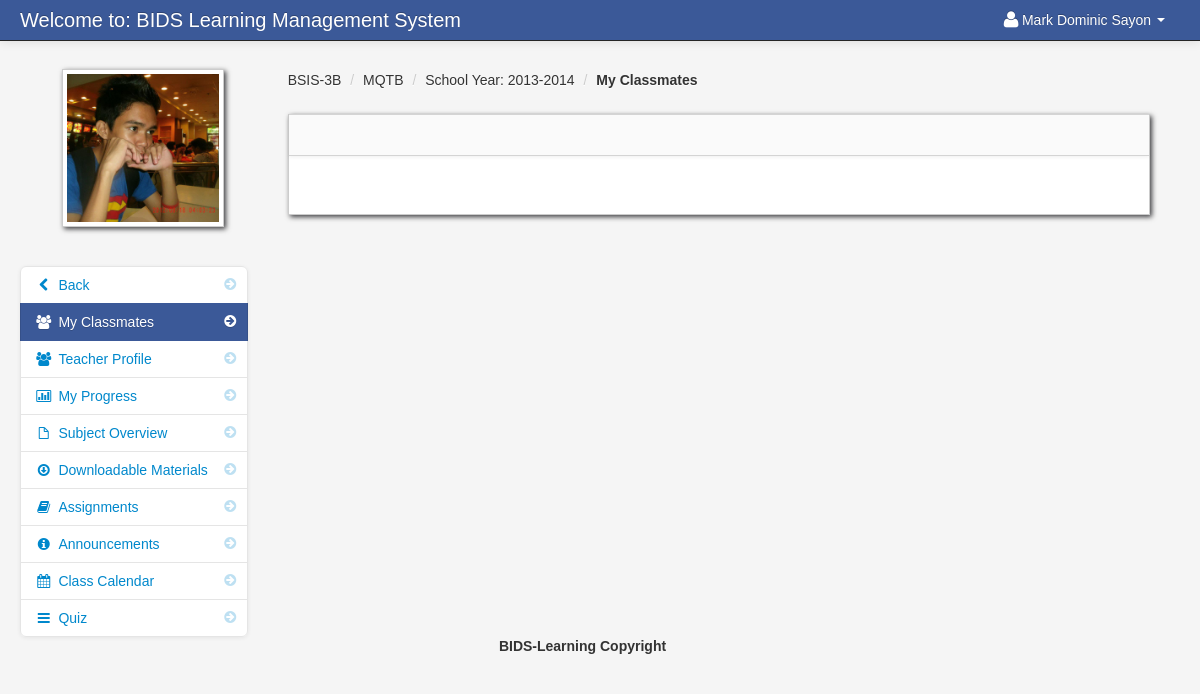
The app's page /my_classmates.php?id=196 (signed in), older data.
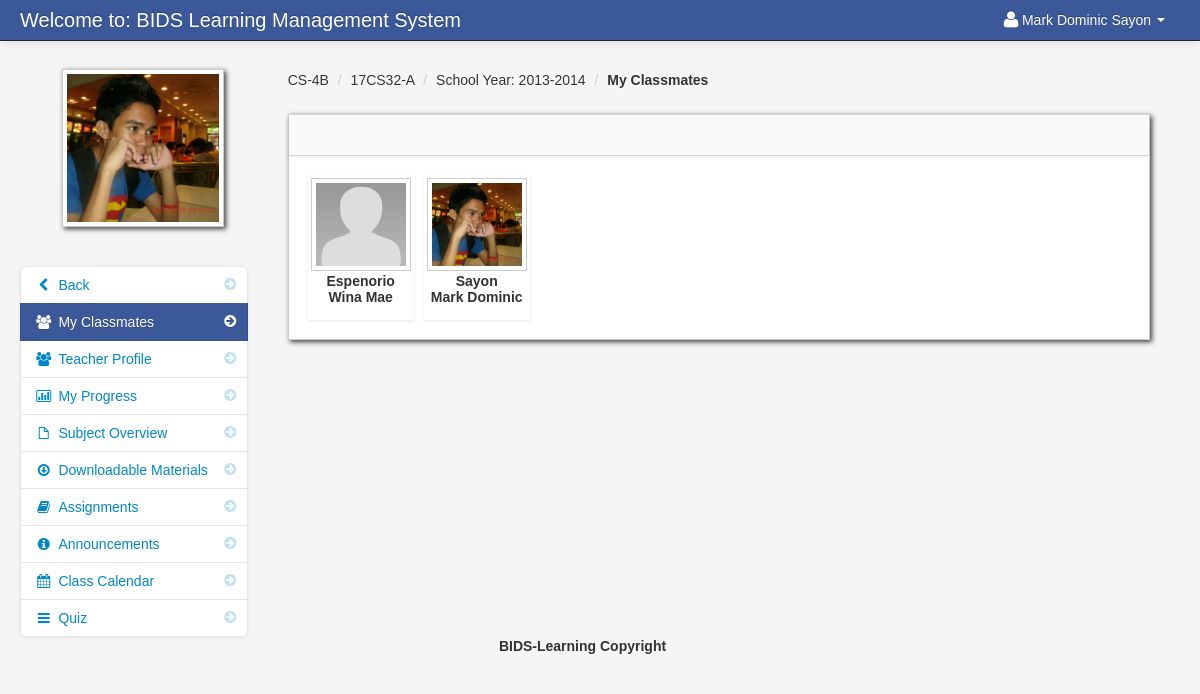
The same page, newer data.
### tables this page shows
CREATE TABLE `student` (
  `student_id` int(11) NOT NULL,
  `firstname` varchar(100) NOT NULL,
  `lastname` varchar(100) NOT NULL,
  `dob` int(25) NOT NULL,
  `class_id` int(11) NOT NULL,
  `did` int(11) NOT NULL,
  `username` varchar(100) NOT NULL,
  `password` varchar(100) NOT NULL,
  `location` varchar(100) NOT NULL,
  `status` varchar(100) NOT NULL,
  `per_no` varchar(25) NOT NULL,
  `gua_no` varchar(25) NOT NULL,
  `rollno` int(11) NOT NULL,
  `assig_status` int(11) NOT NULL
);

CREATE TABLE `class` (
  `class_id` int(11) NOT NULL,
  `class_name` varchar(100) NOT NULL,
  `did` int(20) NOT NULL
);

CREATE TABLE `subject` (
  `subject_id` int(11) NOT NULL,
  `subject_code` varchar(100) NOT NULL,
  `subject_title` varchar(100) NOT NULL,
  `category` varchar(100) NOT NULL,
  `description` longtext NOT NULL,
  `unit` int(11) NOT NULL,
  `Pre_req` varchar(100) NOT NULL,
  `semester` varchar(100) NOT NULL,
  `cid` int(20) NOT NULL
);

CREATE TABLE `teacher_class` (
  `teacher_class_id` int(11) NOT NULL,
  `teacher_id` int(11) NOT NULL,
  `class_id` int(11) NOT NULL,
  `subject_id` int(11) NOT NULL,
  `thumbnails` varchar(100) NOT NULL,
  `school_year` varchar(100) NOT NULL,
  `department_id` int(20) NOT NULL
);

CREATE TABLE `teacher_class_student` (
  `teacher_class_student_id` int(11) NOT NULL,
  `teacher_class_id` int(11) NOT NULL,
  `student_id` int(11) NOT NULL,
  `teacher_id` int(11) NOT NULL
);

### session.php (called while the page is built, shortened)
<?php
$session_id=$_SESSION['id'];
?>

### my_classmates.php (the view, shortened to what this page needs)
<?php include('header_dashboard.php'); ?>
<?php include('session.php'); ?>
<?php $get_id = $_GET['id']; ?>
    <body>
		<?php include('navbar_student.php'); ?>
        <div class="container-fluid">
            <div class="row-fluid">
				<?php include('my_classmates_link.php'); ?>
                <div class="span9" id="content">
                     <div class="row-fluid">
					<?php $query = mysqli_query($conn,"select * from teacher_class_student
					LEFT JOIN teacher_class ON teacher_class.teacher_class_id = teacher_class_student.teacher_class_id
					JOIN class ON class.class_id = teacher_class.class_id
					JOIN subject ON subject.subject_id = teacher_class.subject_id
					where student_id = '$session_id'
					")or die(mysqli_error());
					$row = mysqli_fetch_array($query);
					?>
					     <ul class="breadcrumb">
							<li><a href="#"><?php echo $row['class_name']; ?></a> <span class="divider">/</span></li>
							<li><a href="#"><?php echo $row['subject_code']; ?></a> <span class="divider">/</span></li>
							<li><a href="#">School Year: <?php echo $row['school_year']; ?></a> <span class="divider">/</span></li>
							<li><a href="#"><b>My Classmates</b></a></li>
						</ul>
                        <div id="block_bg" class="block">
                            <div class="navbar navbar-inner block-header">
                            </div>
                            <div class="block-content collapse in">
                                <div class="span12">
									<ul	 id="da-thumbs" class="da-thumbs">
										    <?php
														$my_student = mysqli_query($conn,"SELECT *
														FROM teacher_class_student
														LEFT JOIN student ON student.student_id = teacher_class_student.student_id
														INNER JOIN class ON class.class_id = student.class_id where teacher_class_id = '$get_id' order by lastname ")or die(mysqli_error());
														while($row = mysqli_fetch_array($my_student)){
														$id = $row['teacher_class_student_id'];
														?>
											<li id="del<?php echo $id; ?>">
												<a  class="classmate_cursor" href="#">
														<img id="student_avatar_class" src ="admin/<?php echo $row['location'] ?>" width="124" height="140" class="img-polaroid">
												</a>
												<p class="class"><?php echo $row['lastname'];?></p>
												<p class="subject"><?php echo $row['firstname']; ?></p>
											</li>
									<?php } ?>
									</ul>
                                </div>
                            </div>
                        </div>
                    </div>
                </div>
            </div>
		<?php include('footer.php'); ?>
        </div>
		<?php include('script.php'); ?>
    </body>
</html>

### header_dashboard.php (shortened to what this page needs)
<!DOCTYPE html>
<html class="no-js">
    <head>
        <link href="admin/bootstrap/css/bootstrap.min.css" rel="stylesheet" media="screen">
        <link href="admin/bootstrap/css/bootstrap-responsive.min.css" rel="stylesheet" media="screen">
        <link href="admin/bootstrap/css/font-awesome.css" rel="stylesheet" media="screen">
        <link href="admin/bootstrap/css/my_style.css" rel="stylesheet" media="screen">
        <link href="admin/bootstrap/css/print.css" rel="stylesheet" media="print">
        <link href="admin/vendors/easypiechart/jquery.easy-pie-chart.css" rel="stylesheet" media="screen">
        <link href="admin/assets/styles.css" rel="stylesheet" media="screen">
		<link href="admin/vendors/fullcalendar/fullcalendar.css" rel="stylesheet" media="screen">
		<link href="admin/assets/DT_bootstrap.css" rel="stylesheet" media="screen">
		<link href="admin/vendors/jGrowl/jquery.jgrowl.css" rel="stylesheet" media="screen">
		<link rel="stylesheet" type="text/css" href="admin/vendors/bootstrap-wysihtml5/src/bootstrap-wysihtml5.css"></link>
		<link href="admin/vendors/jGrowl/jquery.jgrowl.css" rel="stylesheet" media="screen">
    </head>

### navbar_student.php (shortened to what this page needs)
<div class="navbar navbar-fixed-top navbar-inverse">
        <div class="navbar-inner">
            <div class="container-fluid">
                <a class="brand" href="#">Welcome to: BIDS Learning Management System</a>
					<div class="nav-collapse collapse">
						<ul class="nav pull-right">
							<?php $query= mysqli_query($conn,"select * from student where student_id = '$session_id'")or die(mysqli_error());
									$row = mysqli_fetch_array($query);
							?>
							<li class="dropdown">
								<a href="#" role="button" class="dropdown-toggle" data-toggle="dropdown"> <i class="icon-user icon-large"></i><?php echo $row['firstname']." ".$row['lastname'];  ?> <i class="caret"></i></a>
							</li>
						</ul>
					</div>
            </div>
        </div>
</div>

### my_classmates_link.php (shortened to what this page needs)
<div class="span3" id="sidebar">
	<img id="avatar" src="admin/<?php echo $row['location']; ?>" class="img-polaroid">
		<ul class="nav nav-list bs-docs-sidenav nav-collapse collapse">
				<li class=""><a href="dashboard_student.php"><i class="icon-chevron-right"></i><i class="icon-chevron-left"></i>&nbsp;Back</a></li>
				<li class="active"><a href="my_classmates.php<?php echo '?id='.$get_id; ?>"><i class="icon-chevron-right"></i><i class="icon-group"></i>&nbsp;My Classmates</a></li>
				<li class=""><a href="my_classmates.php<?php echo '?id='.$get_id; ?>"><i class="icon-chevron-right"></i><i class="icon-group"></i>&nbsp;Teacher Profile</a></li>
				<li class=""><a href="progress.php<?php echo '?id='.$get_id; ?>"><i class="icon-chevron-right"></i><i class="icon-bar-chart"></i>&nbsp;My Progress</a></li>
				<li class=""><a href="subject_overview_student.php<?php echo '?id='.$get_id; ?>"><i class="icon-chevron-right"></i><i class="icon-file"></i>&nbsp;Subject Overview</a></li>
				<li class=""><a href="downloadable_student.php<?php echo '?id='.$get_id; ?>"><i class="icon-chevron-right"></i><i class="icon-download"></i>&nbsp;Downloadable Materials</a></li>
				<li class=""><a href="assignment_student.php<?php echo '?id='.$get_id; ?>"><i class="icon-chevron-right"></i><i class="icon-book"></i>&nbsp;Assignments</a></li>
				<li class=""><a href="announcements_student.php<?php echo '?id='.$get_id; ?>"><i class="icon-chevron-right"></i><i class="icon-info-sign"></i>&nbsp;Announcements</a></li>
				<li class=""><a href="class_calendar_student.php<?php echo '?id='.$get_id; ?>"><i class="icon-chevron-right"></i><i class="icon-calendar"></i>&nbsp;Class Calendar</a></li>
				<li class=""><a href="student_quiz_list.php<?php echo '?id='.$get_id; ?>"><i class="icon-chevron-right"></i><i class="icon-reorder"></i>&nbsp;Quiz</a></li>
		</ul>
</div>

### footer.php
<center>
		<footer>
		<p>BIDS-Learning Copyright </p>
		</footer>
</center>

### script.php (shortened to what this page needs)
	<link href="admin/vendors/datepicker.css" rel="stylesheet" media="screen">
	<link href="admin/vendors/uniform.default.css" rel="stylesheet" media="screen">
	<link href="admin/vendors/chosen.min.css" rel="stylesheet" media="screen">
<link rel="stylesheet" type="text/css" href="admin/assets//style.css" />
	<link href="admin/vendors/datepicker.css" rel="stylesheet" media="screen">

### admin/assets/styles.css (style rules this page uses)
body { padding-top: 60px; padding-bottom: 40px; background-color: #f5f5f5; }
#content { margin-left:0px; }
.breadcrumb { margin: 0 0 0px; padding: 10px 0px; background-color: transparent; }
.block { background: url("../images/pixel-60fff.png") repeat scroll 0 0 rgba(0, 0, 0, 0) !important; border: 1px solid #ccc; background: white; margin: 1em 0em; border-top: none; -webkit-box-shadow: 2px 2px 5px rgba(0, 0, 6, 0.75); -moz-box-shadow: 2px 2px 5px rgba(0, 0, 6, 0.75); box-shadow: 2px 2px 5px rgba(0, 0, 6, 0.75); }
.block-content { margin: 1em; min-height: .25em; }
.block-header { margin-bottom: 0px; border-right: none; border-left: none; -webkit-border-radius: 0px; -moz-border-radius: 0px; border-radius: 0px; }
.bs-docs-sidenav { max-width: 228px; margin: 30px 0 0; padding: 0; background-color: #fff; -webkit-border-radius: 6px; -moz-border-radius: 6px; border-radius: 6px; -webkit-box-shadow: 0 1px 4px rgba(0,0,0,.065); -moz-box-shadow: 0 1px 4px rgba(0,0,0,.065); box-shadow: 0 1px 4px rgba(0,0,0,.065); }
.bs-docs-sidenav > li > a { display: block; width: 190px \9; margin: 0 0 -1px; padding: 8px 14px; border: 1px solid #e5e5e5; }
.bs-docs-sidenav > li:first-child > a { -webkit-border-radius: 6px 6px 0 0; -moz-border-radius: 6px 6px 0 0; border-radius: 6px 6px 0 0; }
.bs-docs-sidenav > li:last-child > a { -webkit-border-radius: 0 0 6px 6px; -moz-border-radius: 0 0 6px 6px; border-radius: 0 0 6px 6px; }
.bs-docs-sidenav > .active > a { position: relative; z-index: 2; padding: 9px 15px; border: 0; text-shadow: 0 1px 0 rgba(0,0,0,.15); -webkit-box-shadow: inset 1px 0 0 rgba(0,0,0,.1), inset -1px 0 0 rgba(0,0,0,.1); -moz-box-shadow: inset 1px 0 0 rgba(0,0,0,.1), inset -1px 0 0 rgba(0,0,0,.1); box-shadow: inset 1px 0 0 rgba(0,0,0,.1), inset -1px 0 0 rgba(0,0,0,.1); }
.bs-docs-sidenav .icon-chevron-right { float: right; margin-top: 2px; margin-right: -6px; opacity: .25; }
.bs-docs-sidenav .active .icon-chevron-right, .bs-docs-sidenav .active a:hover .icon-chevron-right { opacity: 1; }

### admin/assets/style.css (style rules this page uses)
.da-thumbs { float: left; list-style: none outside none; margin: 0; padding: 0; position: relative; }
.da-thumbs li { float: left; margin: 5px; padding: 3px; position: relative; box-shadow: 0 1px 3px rgba(0,0,0,0.1); }
.da-thumbs li a, .da-thumbs li a img { display: block; position: relative; }
.da-thumbs li a { overflow: hidden; }
.class { font-family: helvetica !important; font-weight: bold; text-align: center; }
.subject { font-family: helvetica !important; font-weight: bold; text-align: center; margin-top: -14px; }

Row changes from the older to the newer data that the page shows:
removed subject: subject_code "MQTB"
changed class: class_name "BSIS-3B" → "CS-4B"
now on this page (row edited): subject: subject_code "17CS32-A"
added teacher_class_student: student.location (placeholder picture), student.lastname "Espenorio", student.firstname "Wina Mae"
added teacher_class_student: student.location (picture), student.lastname "Sayon", student.firstname "Mark Dominic"
